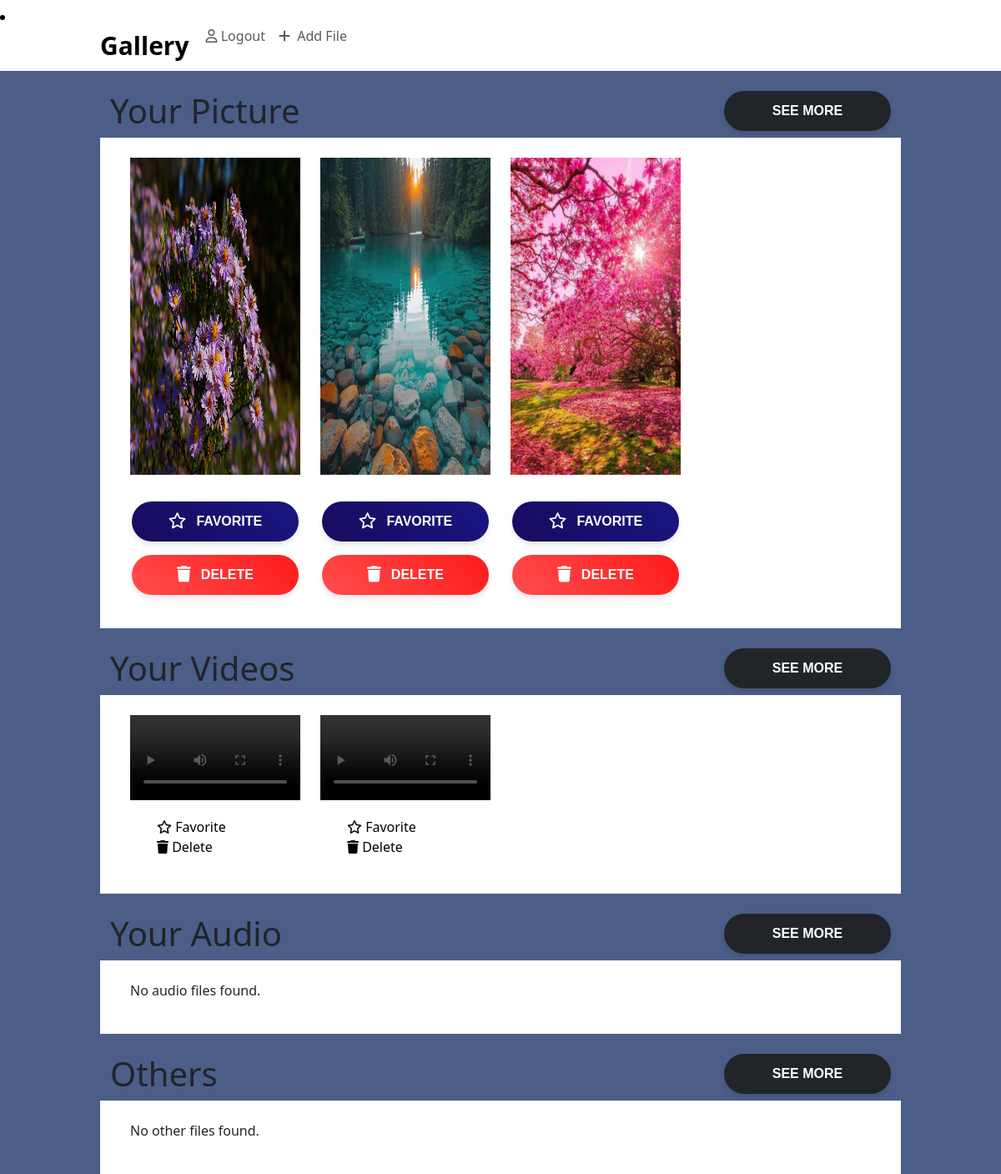
The app's page /index (signed in), older data.
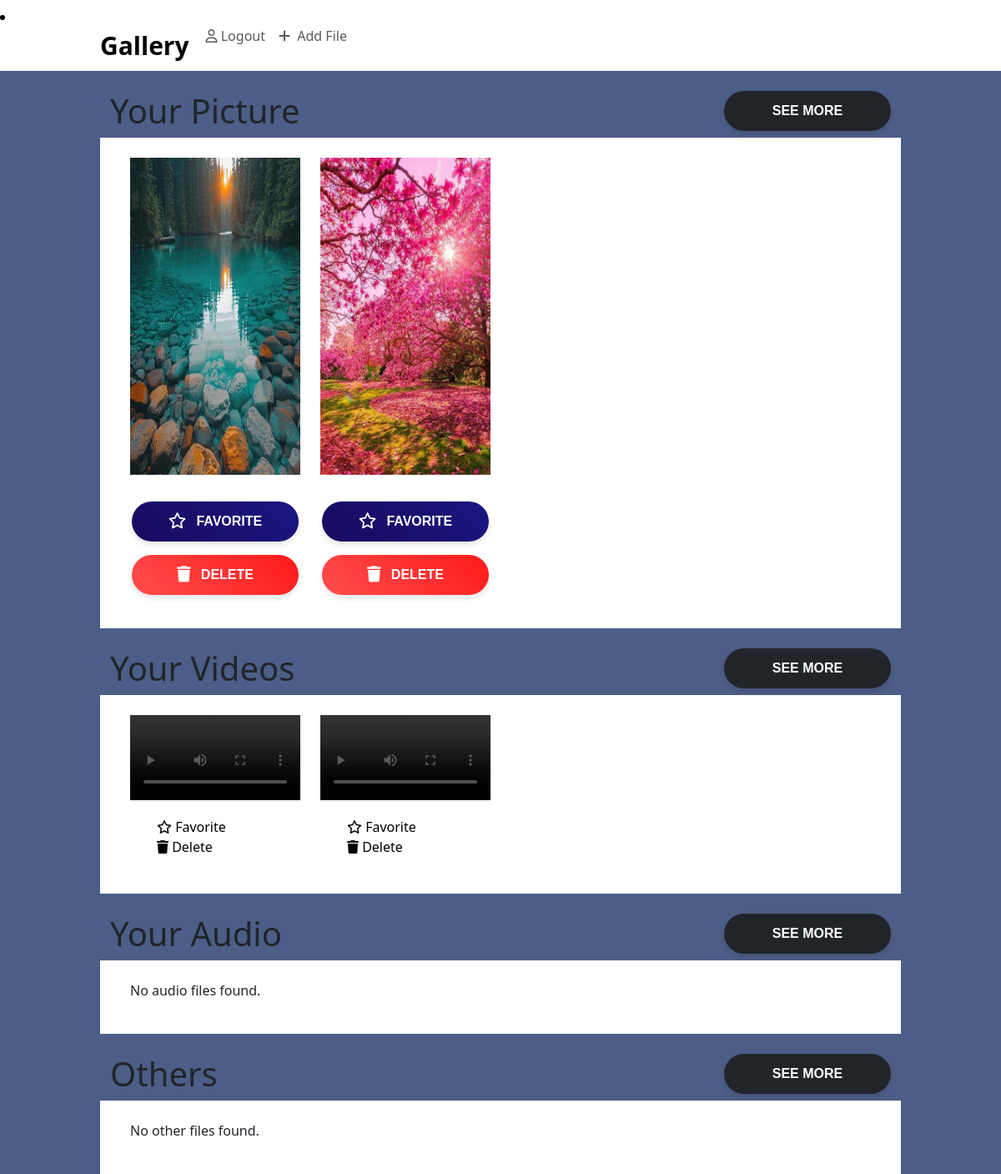
The same page, newer data.
### app/models.py (models this page shows)
class gallery (models.Model):
    user=models.ForeignKey(User,on_delete=models.CASCADE)
    file_id=models.TextField()
    name = models.TextField()
    file = models.FileField()
    images=models.BooleanField(default=False)
    video=models.BooleanField(default=False)
    audio=models.BooleanField(default=False)
    others=models.BooleanField(default=False)
    def __str__(self):
        return self.name

### app/views.py (the view)
# urls.py: path("index", views.index, name="index"),
def index(request):
    log_user=User.objects.get(username=request.session['user'])
    images = gallery.objects.filter(images=True , user=log_user)
    videos = gallery.objects.filter(video=True, user=log_user)
    audios = gallery.objects.filter(audio=True, user=log_user)
    others = gallery.objects.filter(others=True, user=log_user)
    print(images)
    context = {
        'images': images,
        'videos': videos,
        'audios': audios,
        'others': others,
    }
    try:
        fav1=favorite.objects.get(context=context,user=log_user)
    except:
        fav1=None
        print(fav1)
    return render(request, 'user_side/index.html',context,)

### templates/user_side/index.html (shortened to what the changed rows need)
<!DOCTYPE html>
<html lang="en">
<head>
    <link href="https://cdn.jsdelivr.net/npm/bootstrap@5.3.3/dist/css/bootstrap.min.css" rel="stylesheet">
    <link rel="stylesheet" href="https://cdnjs.cloudflare.com/ajax/libs/font-awesome/6.6.0/css/all.min.css">
</head>
<body>
    <body style="background-color: rgb(76, 93, 135);">
        <div id="container" class="container mt-4">
            <h1>Your Picture</h1>
            <div class="row bg-white p-4">
                {% for image in images|slice:":4" %}
                <div class="col-md-3">
                    <a href="picture/{{ image.id }}">
                        <div class="card">
                            <img class="img-fluid" src="{{ image.file.url }}" style="width: auto; height: 380px;" alt="{{ image.name }}"
                                controls></video>
                                <div class="action-buttons">
                                    <a id="fav" href="add_fav/{{ image.id }}" class="btn favorite">
                                        <i class="fa-regular fa-star"></i>
                                        <span>Favorite</span>
                                    </a>
                                    <a id="delete" href="delete/{{ image.id }}" class="btn delete">
                                        <i class="fa-solid fa-trash"></i>
                                        <span>Delete</span>
                                    </a>
                                </div>
                                                       </div>
                    </a>
                </div>
                {% empty %}
                <p>No videos found.</p>
                {% endfor %}
            </div>
        </div>
        <div id="container" class="container mt-4">
            <h1>Your Videos</h1>
            <div class="row bg-white p-4">
                {% for video in videos|slice:":4" %}
                <div class="col-md-3">
                        <div class="card">
                            <video class="img-fluid" src="{{ video.file.url }}" style="width: auto; height: auto;" alt="{{ video.name }}"
                                controls></video>
                            <div id="option" class="row">
                                <a id="fav" href="add_fav/{{ video.id }}" class="col">
                                    <i class="fa-regular fa-star"></i>&nbsp;Favorite
                                </a>
                                <a id="delete" href="delete/{{ video.id }}" class="col">
                                    <i class="fa-solid fa-trash"></i>&nbsp;Delete
                                </a>
                            </div>
                        </div>
                </div>
                {% empty %}
                <p>No videos found.</p>
                {% endfor %}
            </div>
        </div>
        <div id="container" class="container mt-4">
            <h1>Your Audio</h1>
        </div>
        <div id="container" class="container mt-4">
            <h1>Others</h1>
        </div>
    </body>
    </html>

Row changes from the older to the newer data that the page shows:
removed gallery: file (picture), shown under "Your Picture"
